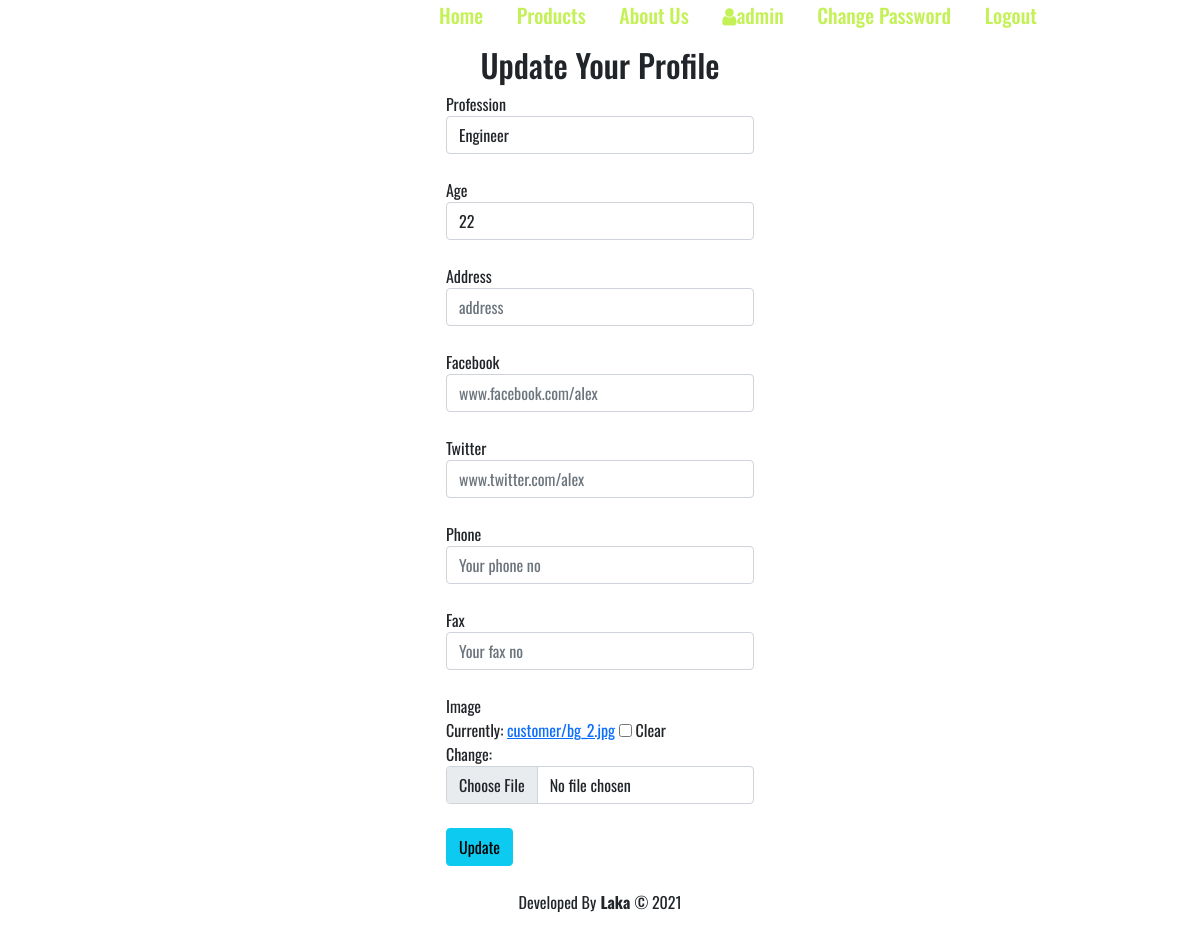
The app's page /account/update_user_profile/8/ (signed in), older data.
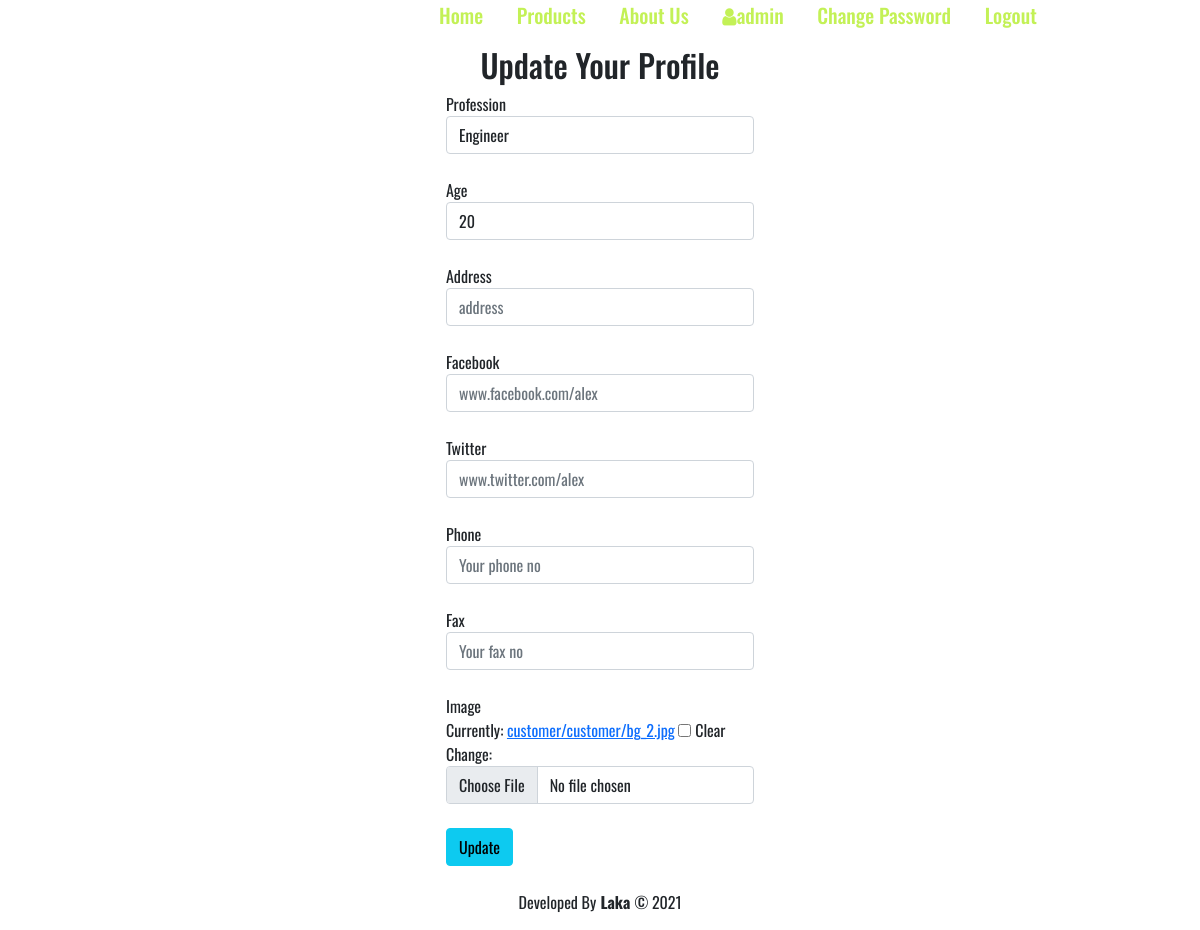
The same page, newer data.
### accounts/models.py (models this page shows, shortened)
class UserProfile(models.Model):
    customer=models.ForeignKey(User,on_delete=models.CASCADE)
    image=models.ImageField(upload_to='customer',blank=True,null=True)
    profession=models.CharField(max_length=100,blank=True,null=True)
    age=models.IntegerField(blank=True,null=True)
    address=models.CharField(max_length=255,blank=True,null=True)
    facebook=models.URLField(max_length=255,blank=True,null=True)
    twitter=models.URLField(max_length=255,blank=True,null=True)
    phone=models.CharField(max_length=50,blank=True,null=True)
    fax=models.CharField(max_length=50,blank=True,null=True)

### accounts/views.py (the view)
# urls.py: path('update_user_profile/<int:id>/',updateUserProfile,name='update_user_profile'),
@login_required
def updateUserProfile(request,id=None):
    context={}
    if request.method=="POST":
        user=User.objects.get(pk=id)
        user_profile=UserProfile.objects.get(customer=user)
        form=UpdateUserProfileForm(request.POST,request.FILES,instance=user_profile)
        if form.is_valid():
            form.save()
            messages.add_message(request, messages.SUCCESS,  'Your Profile Updated Successfully')
            return redirect('profile',id)
        else:
            messages.add_message(request, messages.ERROR,  'Update data is not valid')
            return redirect('profile',id=id)
    else:
        user=User.objects.get(pk=id)
        user_profile=UserProfile.objects.get(customer=user)
        form=UpdateUserProfileForm(instance=user_profile)
        context['form']=form
        return render(request,'authentication/update_user_profile.html',context)

### accounts/forms.py
class UpdateUserProfileForm(forms.ModelForm):
    class Meta:
        model=UserProfile
        fields=['profession','age','address','facebook','twitter','phone','fax','image']
    def __init__(self, *args, **kwargs):
        super().__init__(*args, **kwargs)
        self.fields['image'].widget.attrs.update({'class': 'form-control'})
        self.fields['profession'].widget.attrs.update({'class': 'form-control','placeholder': 'Your Profession'})
        self.fields['age'].widget.attrs.update({'class': 'form-control','placeholder': 'Your Age'})
        self.fields['address'].widget.attrs.update({'class': 'form-control','placeholder': 'address'})
        self.fields['facebook'].widget.attrs.update({'class': 'form-control','placeholder': 'www.facebook.com/alex'})
        self.fields['twitter'].widget.attrs.update({'class': 'form-control','placeholder': 'www.twitter.com/alex'})
        self.fields['phone'].widget.attrs.update({'class': 'form-control','placeholder': 'Your phone no'})
        self.fields['fax'].widget.attrs.update({'class': 'form-control','placeholder': 'Your fax no'})

### templates/authentication/update_user_profile.html (shortened to what this page needs)
{% extends 'base.html' %}
{% block content %}
<div class="container signup-section">
    <div class="row" >
      <div class="col-md-4 offset-md-4">
          <h2 class="text-center">Update Your Profile</h2>
          <form class="form-group container signup-form" method="post" enctype="multipart/form-data" >
              {% for field in form %}
              <label>{{ field.label }}</label>
              <br>
                {{ field }}
              <br>
              {% endfor %}
              <button class="btn btn-info">Update</button>
            </form>
      </div>
    </div>
</div>
{% endblock content %}

Row changes from the older to the newer data that the page shows:
changed UserProfile "Engineer": age "22" → "20"
Text that changed along with them:
text no longer shown: "Currently: customer/bg_2.jpg Clear Change:"
text now shown: "Currently: customer/customer/bg_2.jpg Clear Change:"
